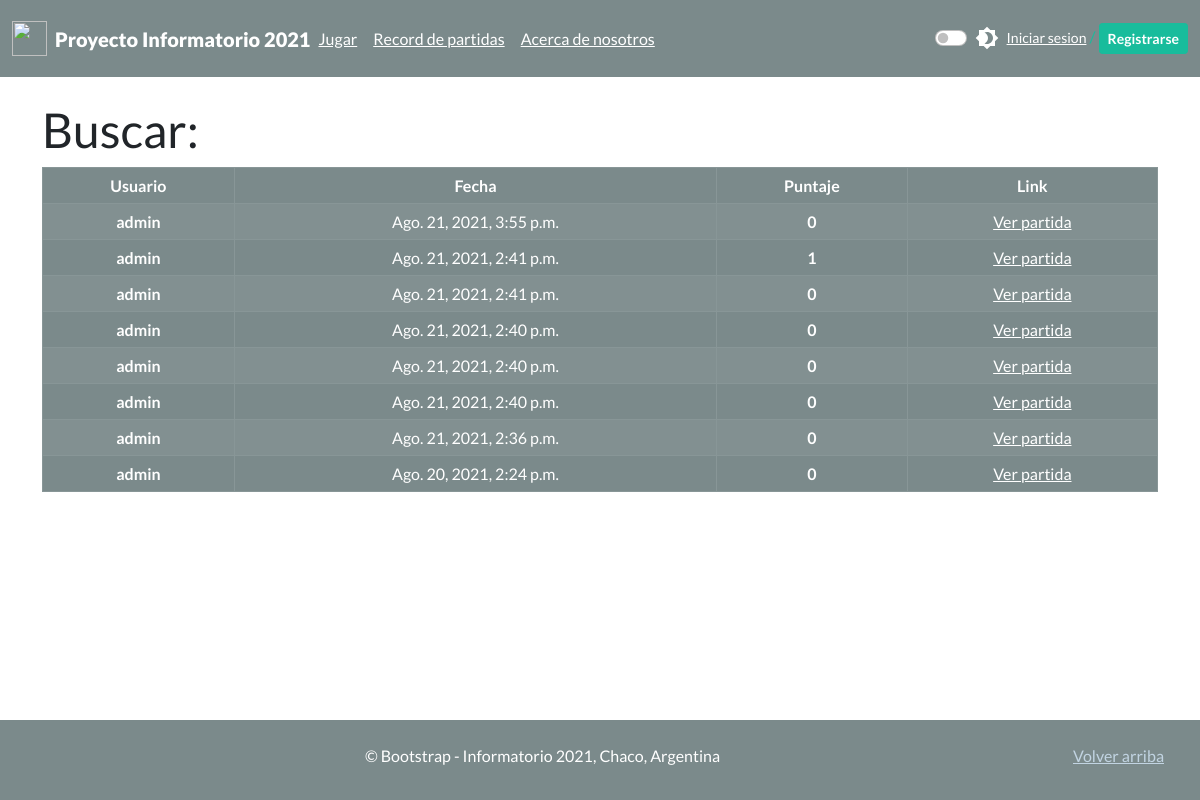
The app's page /partida/buscar/, older data.
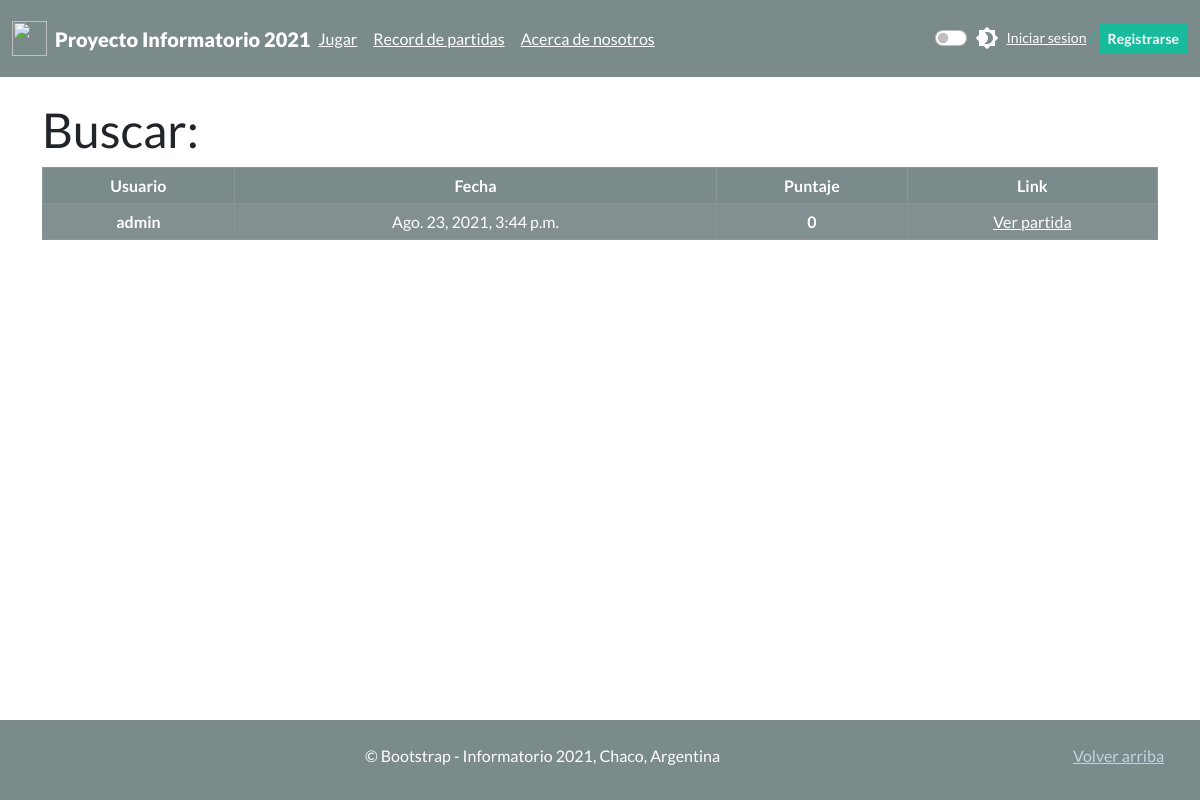
The same page, newer data.
### juego_chaco/models.py (models this page shows)
class Partida(models.Model):
    id=models.UUIDField(primary_key=True, default=uuid.uuid4, editable=False)
    usuario=models.ForeignKey(User,on_delete=models.CASCADE)
    puntuacion=models.IntegerField()
    fecha = models.DateTimeField(auto_now_add=True, editable=False)

### juego_chaco/views.py (the view)
# urls.py: path('buscar/',views.buscador,name="buscar-partida"),
def buscador(request):
    page=request.GET.get('page', 1) #numero de la página de resultados
    buscar = request.GET.get('search', None)
    orden = request.GET.get('ord', 0) #por defecto busca descendente
    metodo = request.GET.get('met', "fecha") #por defecto busca por fecha
    cantidad = request.GET.get('num', 20) #Cantidad por página, 20 por defecto
    orden=["-",""][int(orden)]
    if buscar:#si se define palabras clave las filtra
        buscar=buscar.split("+¡")[0:-1]
        partidas=Partida.objects.filter(reduce(lambda x, y: x | y, [Q(usuario__contains=x) for x in buscar])).order_by(orden+metodo)
    else: #en caso contrario busca todas las partidas en la db
        partidas=Partida.objects.all().order_by(orden+metodo)
    print(orden+metodo)
    resultados_paginados=revisar_partida(partidas,int(page),int(cantidad))
    context={"partidas":resultados_paginados, "ranking":True}
    return render(request, 'juego/buscador_partidas.html',context)

### juego_chaco/views.py (called while the page is built)
def revisar_partida(partidas,page,cant):
    paginator=Paginator(partidas,cant)
    try:
        return paginator.page(page)
    except PageNotAnInteger:
        return paginator.page(1)
    except EmptyPage:
        return paginator.page(paginator.num_pages)

### templates/juego/buscador_partidas.html (shortened to what this page needs)
{% extends 'base.html' %}
{% block content %}
<div class="container">
    <div class="col g-3 py-4">
        <div class="row">
            <h1>Buscar:</h2>
        </div>
        <div class="row">
            <div>{% include 'partials/_tableresults.html' %}</div>
        </div>
    </div>
</div>
{% endblock %}

### templates/partials/_tableresults.html (shortened to what this page needs)
{% load static %}
<table class="table table-dark table-bordered table-striped table-hover">
    <thead class="thead-dark text-center">
        <tr>
            {% if ranking %}
            <th>Usuario</th>
            {% endif %}
            <th>Fecha</th>
            <th>Puntaje</th>
            <th>Link</th>
    </thead>
    <tbody>
        {% for partida in partidas %}
        <tr  class="text-center">
            {% if ranking %}
            <th>{{partida.usuario}}</th>
            {% endif %}
            <td>{{partida.fecha}}</td>
            <td><b>{{partida.puntuacion}}</b></td>
            <td><a href="{% url 'ver-partida' partida.id %}" style="color:#fff">Ver partida</a></td>
        </tr>
        {% endfor %}
    </tbody>
</table>

Row changes from the older to the newer data that the page shows:
removed Partida: usuario "admin", fecha "Ago. 21, 2021, 3:55 p.m.", puntuacion "0"
removed Partida: usuario "admin", fecha "Ago. 21, 2021, 2:41 p.m.", puntuacion "1"
removed Partida: usuario "admin", fecha "Ago. 21, 2021, 2:41 p.m.", puntuacion "0"
removed Partida: usuario "admin", fecha "Ago. 21, 2021, 2:40 p.m.", puntuacion "0"
removed Partida: usuario "admin", fecha "Ago. 21, 2021, 2:40 p.m.", puntuacion "0"
removed Partida: usuario "admin", fecha "Ago. 21, 2021, 2:40 p.m.", puntuacion "0"
removed Partida: usuario "admin", fecha "Ago. 21, 2021, 2:36 p.m.", puntuacion "0"
removed Partida: usuario "admin", fecha "Ago. 20, 2021, 2:24 p.m.", puntuacion "0"
added Partida: usuario "admin", fecha "Ago. 23, 2021, 3:44 p.m.", puntuacion "0"
